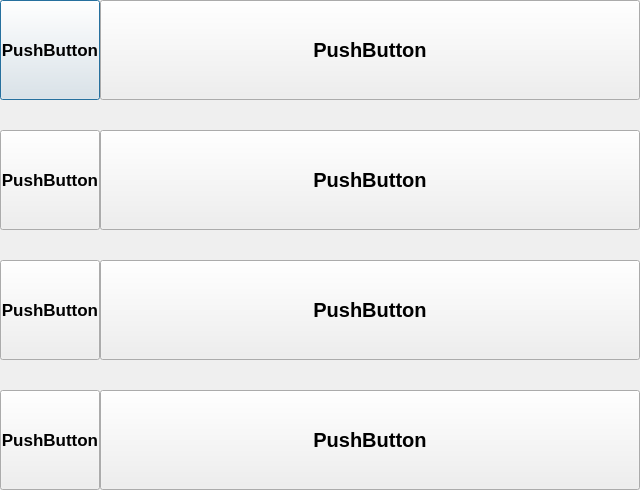
<?xml version="1.0" encoding="UTF-8"?>
<ui version="4.0">
 <class>peerEmploymentScene</class>
 <widget class="QDialog" name="peerEmploymentScene">
  <property name="geometry">
   <rect>
    <x>0</x>
    <y>0</y>
    <width>640</width>
    <height>490</height>
   </rect>
  </property>
  <property name="windowTitle">
   <string>Dialog</string>
  </property>
  <widget class="QPushButton" name="pushButton">
   <property name="geometry">
    <rect>
     <x>0</x>
     <y>0</y>
     <width>100</width>
     <height>100</height>
    </rect>
   </property>
   <property name="font">
    <font>
     <pointsize>13</pointsize>
     <bold>true</bold>
    </font>
   </property>
   <property name="text">
    <string>PushButton</string>
   </property>
  </widget>
  <widget class="QPushButton" name="pushButton_2">
   <property name="geometry">
    <rect>
     <x>100</x>
     <y>0</y>
     <width>540</width>
     <height>100</height>
    </rect>
   </property>
   <property name="font">
    <font>
     <pointsize>15</pointsize>
     <bold>true</bold>
    </font>
   </property>
   <property name="text">
    <string>PushButton</string>
   </property>
  </widget>
  <widget class="QPushButton" name="pushButton_3">
   <property name="geometry">
    <rect>
     <x>0</x>
     <y>130</y>
     <width>100</width>
     <height>100</height>
    </rect>
   </property>
   <property name="font">
    <font>
     <pointsize>13</pointsize>
     <bold>true</bold>
    </font>
   </property>
   <property name="text">
    <string>PushButton</string>
   </property>
  </widget>
  <widget class="QPushButton" name="pushButton_4">
   <property name="geometry">
    <rect>
     <x>100</x>
     <y>130</y>
     <width>540</width>
     <height>100</height>
    </rect>
   </property>
   <property name="font">
    <font>
     <pointsize>15</pointsize>
     <bold>true</bold>
    </font>
   </property>
   <property name="text">
    <string>PushButton</string>
   </property>
  </widget>
  <widget class="QPushButton" name="pushButton_5">
   <property name="geometry">
    <rect>
     <x>0</x>
     <y>260</y>
     <width>100</width>
     <height>100</height>
    </rect>
   </property>
   <property name="font">
    <font>
     <pointsize>13</pointsize>
     <bold>true</bold>
    </font>
   </property>
   <property name="text">
    <string>PushButton</string>
   </property>
  </widget>
  <widget class="QPushButton" name="pushButton_6">
   <property name="geometry">
    <rect>
     <x>100</x>
     <y>260</y>
     <width>540</width>
     <height>100</height>
    </rect>
   </property>
   <property name="font">
    <font>
     <pointsize>15</pointsize>
     <bold>true</bold>
    </font>
   </property>
   <property name="text">
    <string>PushButton</string>
   </property>
  </widget>
  <widget class="QPushButton" name="pushButton_7">
   <property name="geometry">
    <rect>
     <x>0</x>
     <y>390</y>
     <width>100</width>
     <height>100</height>
    </rect>
   </property>
   <property name="font">
    <font>
     <pointsize>13</pointsize>
     <bold>true</bold>
    </font>
   </property>
   <property name="text">
    <string>PushButton</string>
   </property>
  </widget>
  <widget class="QPushButton" name="pushButton_8">
   <property name="geometry">
    <rect>
     <x>100</x>
     <y>390</y>
     <width>540</width>
     <height>100</height>
    </rect>
   </property>
   <property name="font">
    <font>
     <pointsize>15</pointsize>
     <bold>true</bold>
    </font>
   </property>
   <property name="text">
    <string>PushButton</string>
   </property>
  </widget>
 </widget>
 <resources/>
 <connections/>
</ui>
